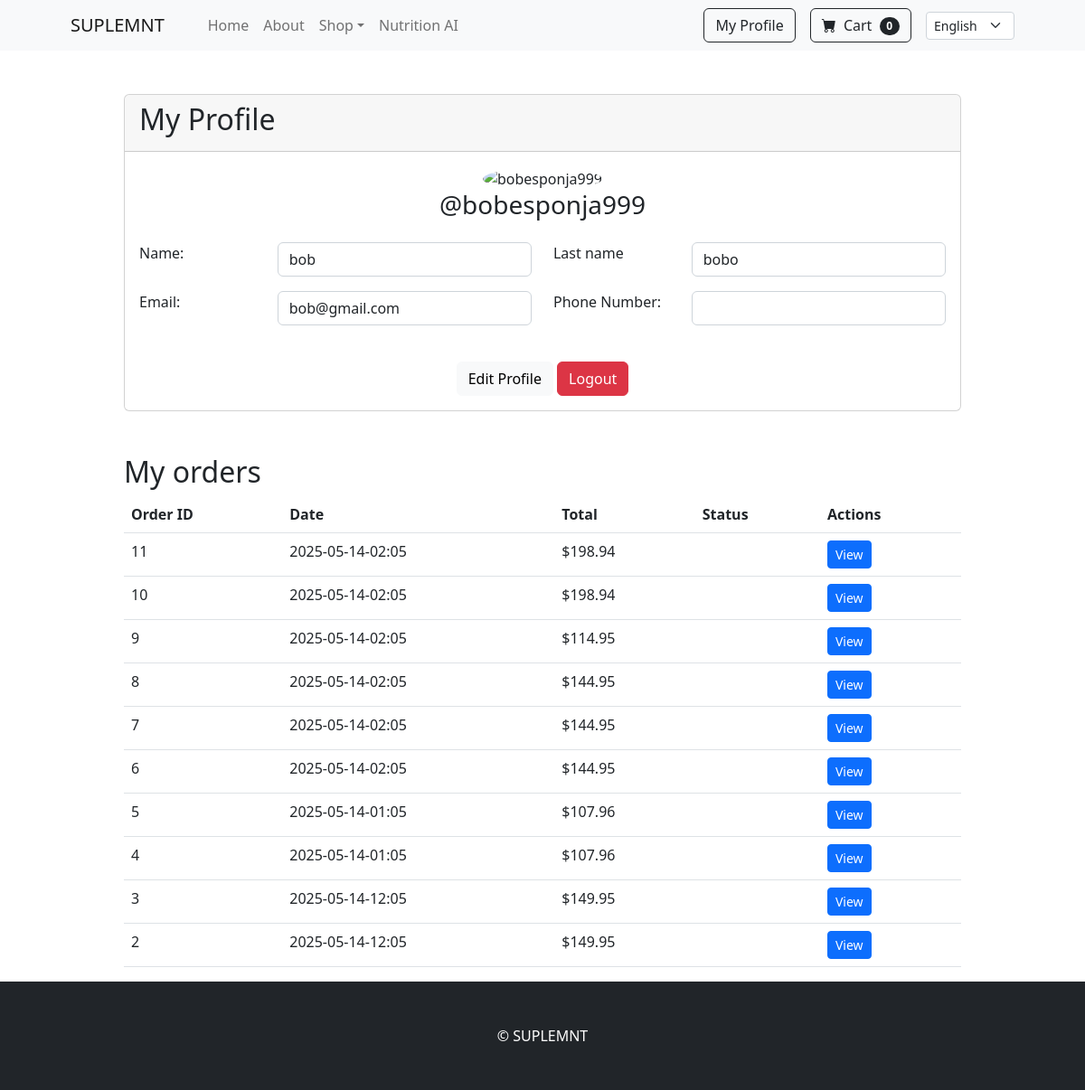
Before: /profile/ (signed in) with the older database file.
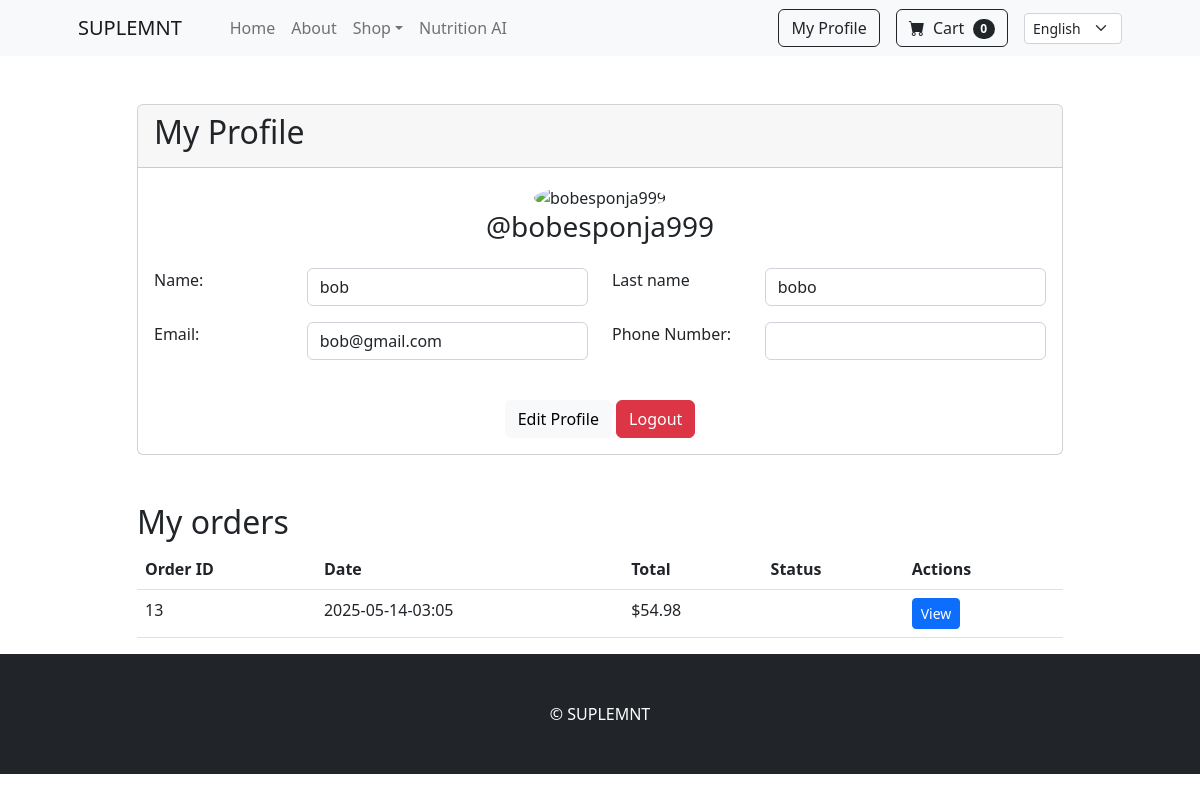
After: the same page with the newer database file.
### supplements/models.py (models this page shows, shortened)
class Order(models.Model):
    user        = models.ForeignKey(User, on_delete=models.CASCADE, verbose_name=_("User"))
    created_at  = models.DateTimeField(auto_now_add=True, verbose_name=_("Created at"))
    address     = models.CharField(max_length=255, verbose_name=_("Address"))
    city        = models.CharField(max_length=100, verbose_name=_("City"))
    postal_code = models.CharField(max_length=20, verbose_name=_("Postal code"))
    paid        = models.BooleanField(default=False, verbose_name=_("Paid"))
    total_cost  = models.DecimalField(max_digits=10, decimal_places=2, verbose_name=_("Total cost"))
    invoice_file = models.FileField(
        upload_to="invoices/",
        null=True,
        blank=True,
        validators=[FileExtensionValidator(allowed_extensions=["pdf", "xlsx"])],
        verbose_name=_("Invoice file")
    )
    class Meta:
        ordering = ['-created_at']
        verbose_name = _("Order")
        verbose_name_plural = _("Orders")

### supplements/views.py (the view)
# urls.py: path('profile/',  ProfileView.as_view(),  name="profile"),
class ProfileView(LoginRequiredMixin, View):
    template_name = "users/profile.html"
    def get(self, request):
        profile = request.user.profile
        orders = Order.objects.filter(user=request.user).order_by("-created_at")
        return render(
            request,
            self.template_name,
            {"user": request.user, "profile": profile, "orders": orders},
        )

### supplements/templates/users/profile.html (shortened to what the changed rows need)
{% extends 'base.html' %}
{% load i18n %}
{% load static %}
{% block content %}
<div class="container mt-5">
    <div class="row justify-content-center">
        <div class="col-md-10">
            <div class="card mb-5">
                <div class="card-header">
                    <h2>{% trans "My Profile" %}</h2>
                </div>
            </div>
        </div>
        <div class="col-md-10 col-12">
            <h2>{% trans "My orders" %}</h2>
            <table class="table">
                <thead>
                    <tr>
                        <th>{% trans "Order ID" %}</th>
                        <th>{% trans "Date" %}</th>
                        <th>{% trans "Total" %}</th>
                        <th>{% trans "Status" %}</th>
                        <th>{% trans "Actions" %}</th>
                    </tr>
                </thead>
                <tbody>
                    {% for order in orders %}
                        <tr>
                            <td>{{ order.id }}</td>
                            <td>{{ order.created_at|date:"Y-m-d-h:m" }}</td>
                            <td>${{ order.total_cost }}</td>
                            <td>{{ order.status }}</td>
                            <td>
                                <a href="{% url 'order_detail' order.id %}" class="btn btn-primary btn-sm">
                                    {% trans "View" %}
                                </a>
                            </td>
                        </tr>
                    {% empty %}
                        <tr>
                            <td colspan="5" class="text-center">{% trans "No orders found." %}</td>
                        </tr>
                    {% endfor %}
                </tbody>
            </table>
        </div>
    </div>
</div>
{% endblock %}

Changed rows visible on the page:
removed Order: id "11", created_at "2025-05-14-02:05", total_cost "198.94"
removed Order: id "10", created_at "2025-05-14-02:05", total_cost "198.94"
removed Order: id "9", created_at "2025-05-14-02:05", total_cost "114.95"
removed Order: id "8", created_at "2025-05-14-02:05", total_cost "144.95"
removed Order: id "7", created_at "2025-05-14-02:05", total_cost "144.95"
removed Order: id "6", created_at "2025-05-14-02:05", total_cost "144.95"
removed Order: id "5", created_at "2025-05-14-01:05", total_cost "107.96"
removed Order: id "4", created_at "2025-05-14-01:05", total_cost "107.96"
removed Order: id "3", created_at "2025-05-14-12:05", total_cost "149.95"
removed Order: id "2", created_at "2025-05-14-12:05", total_cost "149.95"
added Order: id "13", created_at "2025-05-14-03:05", total_cost "54.98"
